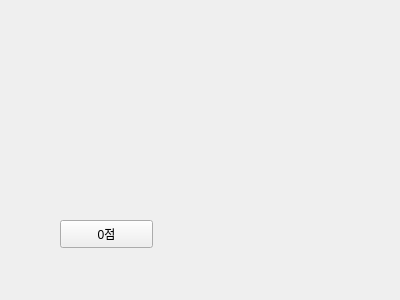
<?xml version="1.0" encoding="UTF-8"?>
<ui version="4.0">
 <class>Form</class>
 <widget class="QWidget" name="Form">
  <property name="geometry">
   <rect>
    <x>0</x>
    <y>0</y>
    <width>400</width>
    <height>300</height>
   </rect>
  </property>
  <property name="tabletTracking">
   <bool>false</bool>
  </property>
  <property name="focusPolicy">
   <enum>Qt::ClickFocus</enum>
  </property>
  <property name="windowTitle">
   <string>Beery-VMI 채점</string>
  </property>
  <widget class="QPushButton" name="pushButton">
   <property name="geometry">
    <rect>
     <x>60</x>
     <y>220</y>
     <width>93</width>
     <height>28</height>
    </rect>
   </property>
   <property name="text">
    <string>0점</string>
   </property>
   <property name="iconSize">
    <size>
     <width>48</width>
     <height>48</height>
    </size>
   </property>
  </widget>
 </widget>
 <resources/>
 <connections/>
</ui>
